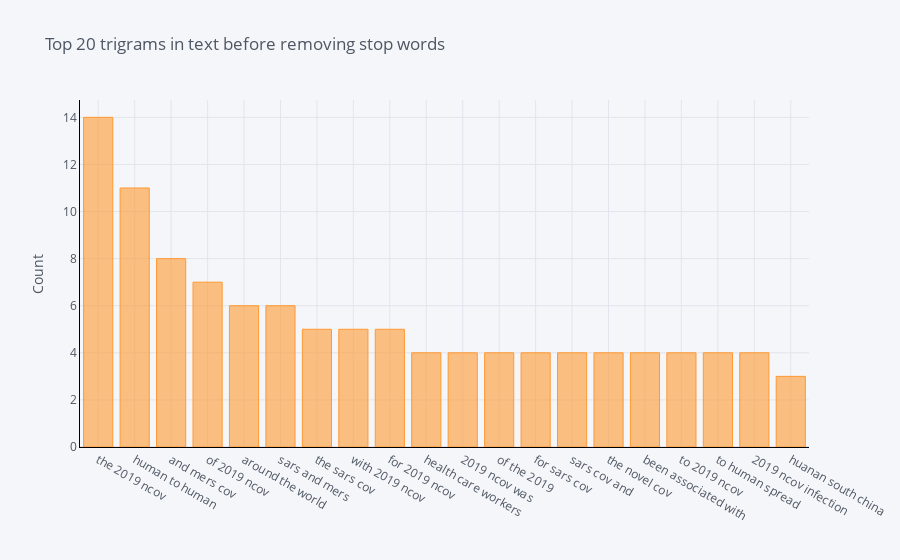

This figure's notebook cell:
### Code cell
def get_top_n_trigram(corpus, n=None):
    vec = CountVectorizer(ngram_range=(3, 3)).fit(corpus)
    bag_of_words = vec.transform(corpus)
    sum_words = bag_of_words.sum(axis=0) 
    words_freq = [(word, sum_words[0, idx]) for word, idx in vec.vocabulary_.items()]
    words_freq =sorted(words_freq, key = lambda x: x[1], reverse=True)
    return words_freq[:n]
common_words = get_top_n_trigram([text], 20)
for word, freq in common_words:
    print(word, freq)
df5 = pd.DataFrame(common_words, columns = ['ReviewText' , 'count'])
df5.groupby('ReviewText').sum()['count'].sort_values(ascending=False).iplot(
    kind='bar', yTitle='Count', linecolor='black', title='Top 20 trigrams in text before removing stop words')

### Figure 1 — Plotly figure (JSON) as saved in the notebook; plotly's stock layout.template omitted (floating-point values rounded to 4 significant figures)
{"data": [{"marker": {"color": "rgba(255, 153, 51, 0.6)", "line": {"color": "rgba(255, 153, 51, 1.0)", "width": 1}}, "name": "count", "orientation": "v", "text": "", "type": "bar", "x": ["the 2019 ncov", "human to human", "and mers cov", "of 2019 ncov", "around the world", "sars and mers", "the sars cov", "with 2019 ncov", "for 2019 ncov", "health care workers", "2019 ncov was", "of the 2019", "for sars cov", "sars cov and", "the novel cov", "been associated with", "to 2019 ncov", "to human spread", "2019 ncov infection", "huanan south china"], "y": [14, 11, 8, 7, 6, 6, 5, 5, 5, 4, 4, 4, 4, 4, 4, 4, 4, 4, 4, 3]}], "layout": {"legend": {"bgcolor": "#F5F6F9", "font": {"color": "#4D5663"}}, "paper_bgcolor": "#F5F6F9", "plot_bgcolor": "#F5F6F9", "title": {"font": {"color": "#4D5663"}, "text": "Top 20 trigrams in text before removing stop words"}, "xaxis": {"gridcolor": "#E1E5ED", "linecolor": "black", "showgrid": true, "tickfont": {"color": "#4D5663"}, "title": {"font": {"color": "#4D5663"}, "text": ""}, "zerolinecolor": "#E1E5ED"}, "yaxis": {"gridcolor": "#E1E5ED", "linecolor": "black", "showgrid": true, "tickfont": {"color": "#4D5663"}, "title": {"font": {"color": "#4D5663"}, "text": "Count"}, "zerolinecolor": "#E1E5ED"}}}
